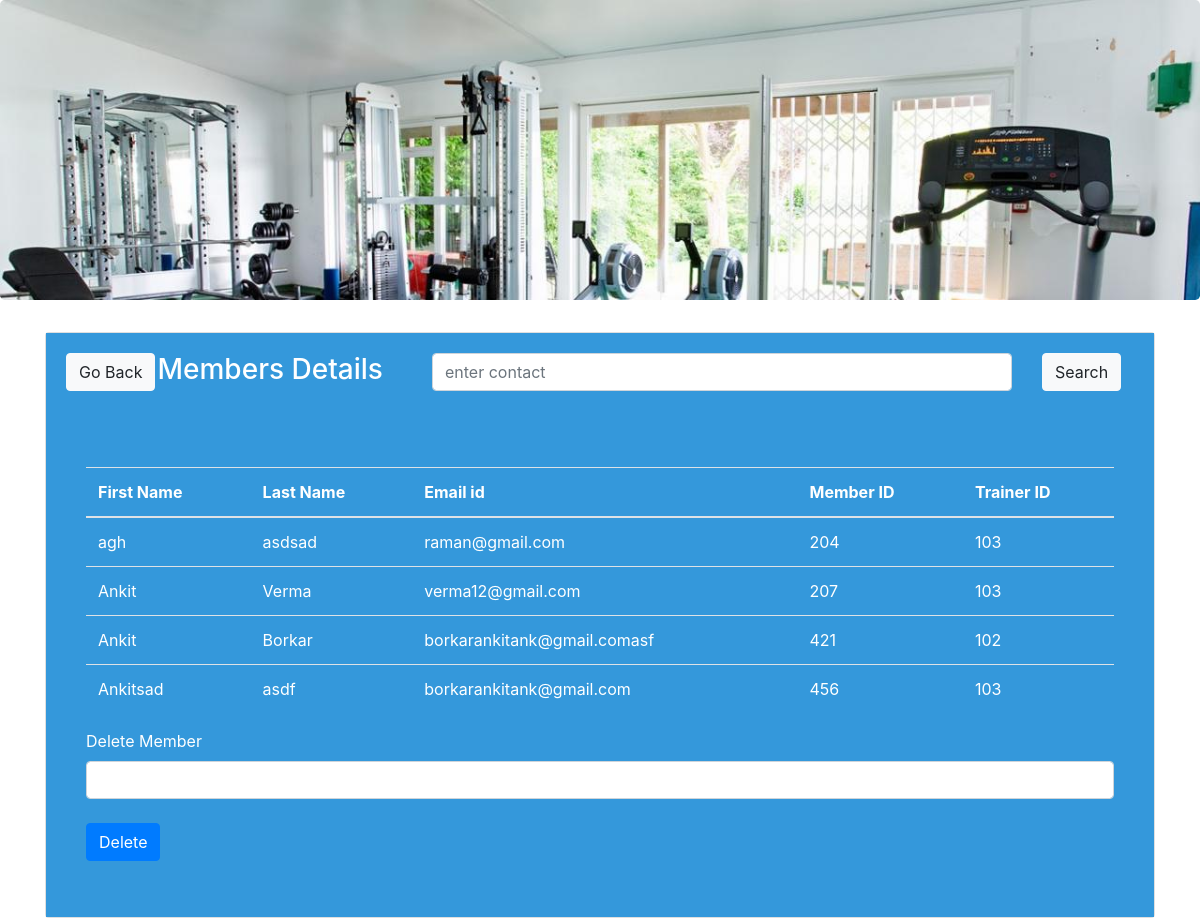
The page /trainer_details.php on the database its author committed.
### tables this page shows
CREATE TABLE `doctorapp` (
  `fname` varchar(40) NOT NULL,
  `lname` varchar(40) NOT NULL,
  `email` varchar(40) NOT NULL,
  `contact` varchar(40) NOT NULL,
  `docapp` varchar(60) NOT NULL
);

### func.php (the view, shortened to what this page needs)
<?php
$con=mysqli_connect("localhost","root","","loginsystem");
 function get_patient_details(){
    global $con;
    $query="select * from doctorapp";
    $result=mysqli_query($con,$query);
    while ($row=mysqli_fetch_array($result)){
    $fname=$row ['fname'];
    $lname=$row['lname'];
    $email=$row['email'];
    $contact=$row['contact'];
    $docapp=$row['docapp'];
      echo "<tr>
          <td>$fname</td>
        <td>$lname</td>
            <td>$email</td>
            <td>$contact</td>
          <td>$docapp</td>
        </tr>";
    }
}
?>

### rows shown on the page
doctorapp: fname "agh", lname "asdsad", email "raman@gmail.com", contact "204", docapp "103"
doctorapp: fname "Ankit", lname "Verma", email "verma12@gmail.com", contact "207", docapp "103"
doctorapp: fname "Ankit", lname "Borkar", email "borkarankitank@gmail.comasf", contact "421", docapp "102"
doctorapp: fname "Ankitsad", lname "asdf", email "borkarankitank@gmail.com", contact "456", docapp "103"
